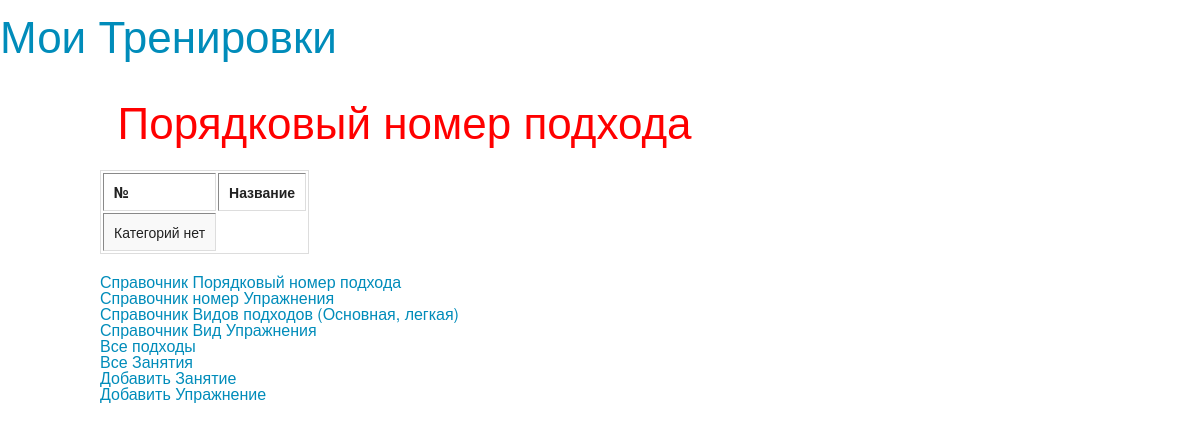
The page /podhodi/ on the database as committed earlier.
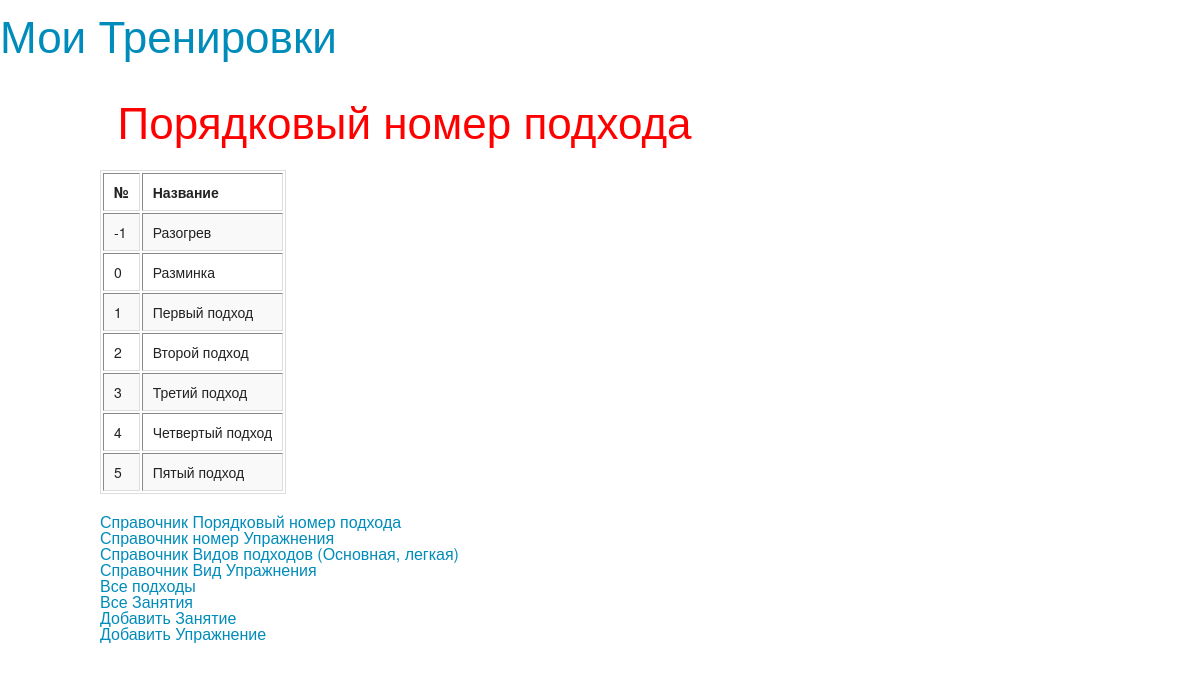
The same page on the database as committed later.
### trenirovka/models.py (models this page shows, shortened)
class PP_Podhod(models.Model):
	pp = models.CharField(max_length=2)
	name = models.CharField(max_length=30)

### trenirovka/views.py (the view)
# urls.py: url(r'^podhodi/$', 'trenirovka.views.pp_podhod'),
def pp_podhod (request) :
	pp_podhod_list = PP_Podhod.objects.all()
	return render_to_response ('pp_podhod.html', locals() )

### trenirovka/templates/pp_podhod.html
{% extends "index.html" %}
{% block sidebar %}
<ul>
		<h1>
		  Порядковый номер подхода
		</h1>
</ul>
{% endblock %}
{% block content%}
		<table border="1">
					<td  style="font-weight:bold" > №</td>
					<td  style="font-weight:bold" >Название</td>
			{% for podhod in pp_podhod_list %}
				<tr>
					<td>{{podhod.pp}}</td>
					<td>{{podhod.name}}</td>
				</tr>
			{% empty %}
				<tr><td>Категорий нет</td></tr>
			{% endfor%}
		</table>
{% endblock %}

Rows that differ between the two databases and show on the page:
added PP_Podhod: pp "-1", name "Разогрев"
added PP_Podhod: pp "0", name "Разминка"
added PP_Podhod: pp "1", name "Первый подход"
added PP_Podhod: pp "2", name "Второй подход"
added PP_Podhod: pp "3", name "Третий подход"
added PP_Podhod: pp "4", name "Четвертый подход"
added PP_Podhod: pp "5", name "Пятый подход"
Other text that changed with them:
text no longer shown: "Категорий нет"
